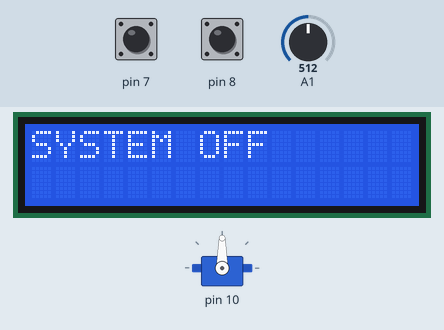
Bench run of a program on a simulated Arduino Uno, built with avr-gcc and run on an emulated ATmega328P. On the bench: 16×2 character LCD, servo. The inputs (shaded band) are chosen by the test bench; at power-on: pin 7 HIGH, pin 8 HIGH, A1 = 512. What the program prints to the serial monitor is not drawn.

Above: at 0.1 s.
At 2.2 s:
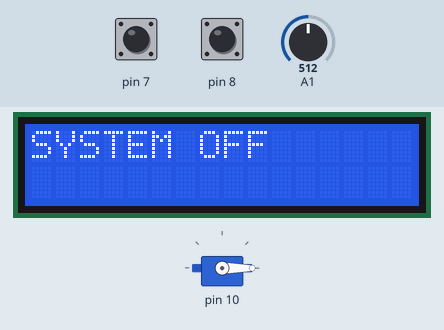
2.3 s: pin 7 pulled LOW for 0.15 s
At 3.7 s:
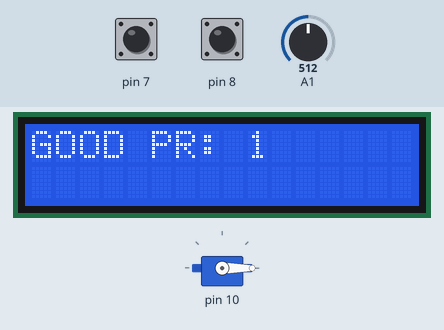
Timing chart, 0 to 5.3 s (numbered marks = the images above; inputs shaded):
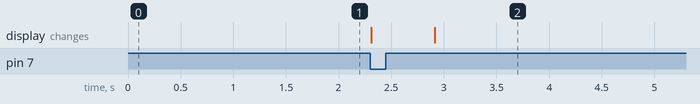

The program:

main.cpp
```cpp
#include "../src/Servo/ServoConfig.h"
#include "Sensor/SensorConfig.h"
#include <Arduino.h>
#include <LiquidCrystal_I2C.h>
#include "Button/Btn.h"

using namespace ServoConfiguration;
using namespace Sensor;
using namespace Button;

constexpr int BAUD_RATE = 9600;
bool isTurnOn = false;
int goodProductCount = 0;

ServoConfig servoAc(10, 0, 90, 500); // Servo 1 trên chân 10
SensorConfig sensorHeight(A0, TYPE_HEIGHT, 600);        // Cảm biến chiều cao trên chân A0
SensorConfig sensorStart(A1, TYPE_START, 600);          // Cảm biến bắt đầu trên chân A1
Btn buttonStart(7, TURN_ON);                                // Nút khởi động trên chân 7
LiquidCrystal_I2C lcd(0x27, 16, 2);         // Khởi tạo LCD với địa chỉ 0x27 và kích thước 16x2
Btn buttonStop(8, TURN_OFF);                                // Nút dừng trên chân 8

void lcdInit();
void systemProcess(); // Quá trình chính của hệ thống

void setup() {
    Serial.begin(BAUD_RATE);
    Serial.println("Starting servo test");
    lcdInit();        // Khởi tạo LCD
    Serial.println("LCD initialized");
    servoAc.init();  // Khởi tạo servo
}

void loop() {
    // Xử lý nút Start
    if (digitalRead(buttonStart.getPin()) == LOW) {
        if (!isTurnOn) {
            isTurnOn = true;
            lcd.clear();
            lcd.print("GOOD PR: ");
            lcd.print(goodProductCount);
            delay(500); // Chống dội phím
        }
    }

    // Xử lý nút Stop
    if (digitalRead(buttonStop.getPin()) == LOW) {
        if (isTurnOn) {
            isTurnOn = false;
            lcd.clear();
            lcd.print("SYSTEM OFF");
            delay(500); // Chống dội phím
        }
    }

    // Logic hệ thống khi đang bật
    if (isTurnOn) {
        int valStart = sensorStart.getValue();
        int threshStart = sensorStart.getThreshold();

        // Nếu cảm biến Start phát hiện vật (giá trị < ngưỡng)
        if (valStart < threshStart) {
            // Đợi một chút để vật đi vào vị trí ổn định (tùy chỉnh thời gian này)
            delay(100);

            int valHeight = sensorHeight.getValue();
            int threshHeight = sensorHeight.getThreshold();

            // Kiểm tra cảm biến chiều cao
            if (valHeight < threshHeight) {
                // Cả 2 đều < ngưỡng -> Đạt yêu cầu
                goodProductCount++;
                lcd.setCursor(9, 0); // Vị trí sau "GOOD PR: "
                lcd.print(goodProductCount);
            } else {
                // Chỉ Start < ngưỡng, Height >= ngưỡng -> Không đạt -> Gạt
                servoAc.goPush();
                servoAc.goIdle();
            }

            // Chờ vật đi qua hết cảm biến Start để tránh đếm lặp lại
            while (sensorStart.getValue() < threshStart) {
                delay(10);
            }
        }
    }
}

/**
 * Khởi tạo LCD
 */
void lcdInit() {
    lcd.init();      // Khởi tạo LCD
    lcd.backlight(); // Bật đèn nền LCD
    lcd.setCursor(0, 0);
    lcd.print("SYSTEM OFF");
}

/**
 * Quá trình chính của hệ thống
 */
void systemProcess() {
    if (sensorHeight.getValue() != -1 || sensorStart.getValue() != -1) {
        Serial.println("Sensor Height: " + String(sensorHeight.getValue()));
        Serial.println("Sensor Start: " + String(sensorStart.getValue()));
    }
}
```

Btn.cpp
```cpp
//
// Created by ngoc1 on 1/1/2026.
//

#include "Btn.h"

namespace Button {
    /**
     * Constructor
     * @param pin Chân nút bấm
     * @param type Loại nút bấm
     */
    Btn::Btn(int pin, BtnType type) : pin(pin), type(type) {
        pinMode(pin, INPUT_PULLUP);
    }

    /**
     * Lấy chân nút bấm
     * @return Chân nút bấm
     */
    int Btn::getPin()  {
        return pin;
    }

    /**
     * Lấy loại nút bấm
     * @return Loại nút bấm
     */
    BtnType Btn::getType()  {
        return type;
    }

    /**
     * Lấy trạng thái lần trước của nút bấm
     * @return Trạng thái lần trước của nút bấm
     */
    int Btn::getLastState()  {
        return lastState;
    }

    /**
     * Lấy trạng thái hiện tại của nút bấm
     * @return Trạng thái hiện tại của nút bấm
     */
    int Btn::getCurrentState()  {
        return currentState;
    }

    /**
     * Đặt chân nút bấm mới
     * @param newPin Chân nút bấm mới
     */
    void Btn::setPin(int  newPin) {
        pin = newPin;
        pinMode(pin, INPUT_PULLUP);
    }

    /**
     * Đặt loại nút bấm mới
     * @param newType Loại nút bấm mới
     */
    void Btn::setType(BtnType  newType) {
        type = newType;
    }

    /**
     * Đặt trạng thái lần trước của nút bấm mới
     * @param newLastState  Trạng thái lần trước của nút bấm mới
     */
    void Btn::setLastState(int  newLastState) {
        lastState = newLastState;
    }

    /**
     * Đặt trạng thái hiện tại của nút bấm mới
     * @param newCurrentState Trạng thái hiện tại của nút bấm mới
     */
    void Btn::setCurrentState(int  newCurrentState) {
        currentState = newCurrentState;
    }
}
```

Btn.h
```cpp
//
// Created by ngoc1 on 1/1/2026.
//

#ifndef FSZ_ARDUINOUNOR3_BTN_H
#define FSZ_ARDUINOUNOR3_BTN_H
#include <Arduino.h>

namespace Button {
    enum BtnType {
        TURN_OFF = 0,
        TURN_ON = 1,
    };
    class Btn {
        int pin = 0;
        int lastState = HIGH;
        int currentState = HIGH;
        BtnType type = TURN_OFF;
    public:
        Btn(int pin, BtnType type);

        // Getter
        int getPin() ;
        BtnType getType() ;
        int getLastState() ;
        int getCurrentState() ;

        // Setter
        void setPin(int newPin);
        void setType(BtnType newType);
        void setLastState(int newLastState);
        void setCurrentState(int newCurrentState);
    };
}


#endif //FSZ_ARDUINOUNOR3_BTN_H
```

main_2.cpp
```cpp
// #include <Arduino.h>
// #include <Servo.h>
//
// // ==== CẤU HÌNH CHÂN (PINS) ====
// constexpr int PIN_SERVO = 9;
// constexpr int PIN_SENSOR_HEIGHT = A0; // Cảm biến đo chiều cao (Đặt trên cao)
// constexpr int PIN_SENSOR_START = A1; // Cảm biến phát hiện vật (Đặt thấp/Bắt đầu)
// constexpr int BUTTON_START = 5;
//
// // ==== CẤU HÌNH THÔNG SỐ ====
// constexpr int BAUD_RATE = 9600;
//
// // Ngưỡng cảm biến hồng ngoại (Vật cản -> Giá trị thấp)
// // Bạn cần chỉnh biến trở trên cảm biến sao cho:
// // - Không vật: ~900-1000
// // - Có vật: < 100
// constexpr int THRESHOLD = 500;
//
// // Góc Servo
// constexpr int ANGLE_PUSH = 65; // Góc gạt
// constexpr int ANGLE_IDLE = 0; // Góc chờ
//
// // Thời gian vật trôi trên băng tải từ cảm biến Start đến vị trí Servo (ms)
// const unsigned long TIME_TO_TRAVEL = 0; // 2000ms = 2 giây (Ví dụ)
//
// Servo myServo; // Khởi tạo đối tượng Servo
//
// // Trạng thái hệ thống
// bool isTurnOn = false;
// bool isTurnOff = false;
// bool objectDetected = false; // Biến này sử dụng để phát hiện vật thể
// bool isTallObject = false; // Biến này sử dụng để kiểm tra xem vật có đạt yêu cầu về chiều cao hay không?
// unsigned long timeDetection = 0; // Biến này sử dụng để lưu thời gian phát hiện vật
// bool waitingForServo = false; // Biến này sử dụng để chờ thời gian trôi đến khi kích hoạt servo
// bool btnLastState = HIGH; // Luu trang thai truoc cua nut bam
//
// // ==== FUNCTION PROTOTYPES ====
// void initSystem();
//
// bool isSensorBlocked(int pin);
//
// void processSystem();
//
// void setup() {
//     initSystem();
// }
//
// void loop() {
//     int btnCurrentState = digitalRead(BUTTON_START);
//     if (btnCurrentState != btnLastState) {
//         delay(50); // Debounce
//         btnCurrentState = digitalRead(BUTTON_START);
//         if (btnCurrentState != btnLastState) {
//             btnLastState = btnCurrentState;
//             if (btnCurrentState == LOW) {
//                 isTurnOn = !isTurnOn;
//             }
//         }
//     }
//     if (isTurnOn) {
//         processSystem();
//     } else {
//         Serial.println("--- SYSTEM OFF ---");
//         delay(1000); // Giảm tần số in khi tắt hệ thống
//     }
// }
//
// void initSystem() {
//     Serial.begin(BAUD_RATE);
//     pinMode(PIN_SENSOR_HEIGHT, INPUT);
//     pinMode(PIN_SENSOR_START, INPUT);
//
//     pinMode(BUTTON_START, INPUT_PULLUP);
//
//     myServo.attach(PIN_SERVO);
//     myServo.write(ANGLE_IDLE);
//
//     Serial.println("--- SYSTEM READY (2 SENSORS MODE) ---");
//     Serial.println("Waiting for product...");
// }
//
// bool isSensorBlocked(const int pin) {
//     const int val = analogRead(pin);
//     return (val < THRESHOLD);
// }
//
// void processSystem() {
//     const unsigned long currentMillis = millis();
//
//     if (!waitingForServo) {
//         if (isSensorBlocked(PIN_SENSOR_START)) {
//             Serial.println("[DETECTED] Product detected!");
//
//             // Ngay khi phát hiện vật, kiểm tra ngay chiều cao
//             delay(100); // Chờ 0.1s để vật đi vào ổn định hẳn dưới cảm biến
//
//             if (isSensorBlocked(PIN_SENSOR_HEIGHT)) {
//                 Serial.println("[ITEMS] :  GOOD!\n");
//                 isTallObject = true;
//             } else {
//                 Serial.println("[ITEMS] :  BAD!\n");
//                 isTallObject = false;
//             }
//
//             // Lưu thời gian bắt đầu và chuyển sang trạng thái chờ trôi
//             timeDetection = currentMillis;
//             waitingForServo = true;
//
//             // Chờ cho vật đi qua hẳn cảm biến Start để tránh check lặp lại liên tục
//             // (Đoạn này tạm dừng code 1 chút cho vật trôi qua khỏi mắt đọc)
//             delay(1000);
//         }
//     }
//
//     // --- GIAI ĐOẠN 2: VẬN CHUYỂN VÀ XỬ LÝ SERVO ---
//     if (waitingForServo) {
//         // Tính thời gian vật trôi trên băng tải
//         if (currentMillis - timeDetection >= TIME_TO_TRAVEL) {
//             // Nếu là vật CAO -> Gạt
//             if (isTallObject) {
//                 Serial.println("[ACTION] - ");
//                 myServo.write(ANGLE_PUSH);
//                 delay(200); // Thời gian gạt
//                 myServo.write(ANGLE_IDLE); // Thu về
//             } else {
//                 Serial.println("[PASS]");
//             }
//
//             // Reset trạng thái, sẵn sàng đón vật mới
//             waitingForServo = false;
//             Serial.println(">> [DONE]");
//         }
//     }
// }
```

SensorConfig.cpp
```cpp
//
// Created by ngoc1 on 1/1/2026.
//

#include "SensorConfig.h"
#include <Arduino.h>

namespace Sensor {
    /**
     * Khởi tạo cấu hình cảm biến
     * @param pin Chân cảm biến
     * @param type Loại cảm biến
     * @param threshold Ngưỡng cảm biến
     */
    SensorConfig::SensorConfig(int  pin, SensorType  type, int  threshold)
        : pin(pin), type(type), threshold(threshold) {
        pinMode(pin, INPUT);
    }

    /**
     * Khởi tạo cấu hình cảm biến
     * @param pin Chân cảm biến
     * @param type Loại cảm biến
     */
    SensorConfig::SensorConfig(int  pin, SensorType  type) : pin(pin), type(type) {
        pinMode(pin, INPUT);
    }

    /**
     * Kiểm tra cảm biến có được phát hiện hay không
     * @return true nếu cảm biến được phát hiện, false nếu không được phát hiện
     */
    bool SensorConfig::isDetected()  {
        int  val = getValue();
        if (val < threshold) return false;
        return true;
    }

    /**
     * Lấy loại cảm biến
     * @return Loại cảm biến
     */
    SensorType SensorConfig::getType()  {
        return type;
    }

    /**
        * Lấy chân cảm biến
     * @return Chân cảm biến
     */
    int SensorConfig::getPin()  {
        return pin;
    }

    /**
     * Lấy giá trị cảm biến
     * @return Giá trị cảm biến, -1 nếu không hợp lệ
     */
    int SensorConfig::getValue()  {
        int  val = analogRead(pin);
        return isValueValid(val) ? val : -1;
    }

    /**
     * Thiết lập chân cảm biến
     * @param newPin Chân cảm biến mới
     */
    void SensorConfig::setPin(int  newPin) {
        pin = newPin;
        pinMode(pin, INPUT);
    }

    /**
     * Thiết lập loại cảm biến
     * @param newType Loại cảm biến mới
     */
    void SensorConfig::setType(SensorType newType) {
        type = newType;
    }

    /**
     * Lấy ngưỡng cảm biến
     * @return Ngưỡng cảm biến
     */
    int SensorConfig::getThreshold()  {
        return threshold;
    }

    /**
     * Kiểm tra giá trị hợp lệ
     * @param value Giá trị cần kiểm tra
     * @return true nếu giá trị hợp lệ, false nếu không hợp lệ
     */
    bool SensorConfig::isValueValid(int  value)  {
        return (value >= 0 && value <= 1023);
    }
} // namespace Sensor
```

SensorConfig.h
```cpp
//
// Created by ngoc1 on 1/1/2026.
//

#ifndef FSZ_ARDUINOUNOR3_SENSORCONFIG_H
#define FSZ_ARDUINOUNOR3_SENSORCONFIG_H

namespace Sensor {
    /**
     * Loại cảm biến
     */
    enum SensorType {
        TYPE_HEIGHT = 0,
        TYPE_START = 1,
    };

    class SensorConfig {
        int pin = 0;
        SensorType type = TYPE_HEIGHT;
        int threshold = 500; // Ngưỡng mặc định
        bool detected = false;

    public:
        // Constructor
        SensorConfig(int pin, SensorType type, int threshold);

        // Hàm tạo không tham số ngưỡng
        SensorConfig(int pin, SensorType type);

        // Getter: Lấy chân cảm biến (Inline - tốt cho hiệu năng)
        int getPin() ;

        // Getter: Lấy loại cảm biến (Inline)
        SensorType getType() ;

        // Lấy giá trị cảm biến
        int getValue() ;

        // Lấy ngưỡng cảm biến
        int getThreshold() ;

        // Setter
        void setPin(int newPin);

        // Đặt loại cảm biến
        void setType(SensorType newType);

        // Kiểm tra cảm biến có được phát hiện hay không
        bool isDetected() ;

        // Kiểm tra giá trị có hợp lệ khôngs
        bool isValueValid(int value) ;
    };
} // namespace Sensor

#endif //FSZ_ARDUINOUNOR3_SENSORCONFIG_H
```

ServoConfig.cpp
```cpp
//
// Created by ngoc1 on 1/1/2026.
//

#include "ServoConfig.h"
#include <Servo.h>
#include <Arduino.h>

namespace ServoConfiguration {
    /**
     * Khởi tạo cấu hình servo
     * @param pin Chân điều khiển servo
     * @param angleIdle Góc chờ của servo
     * @param anglePush Góc gạt bỏ vật thể không đạt
     * @param delayTime Thời gian delay khi servo hoạt động
     * @brief Khởi tạo cấu hình servo và đặt servo khởi động servo (Test servo) và đưa về góc chờ
     * @return void
     */
    ServoConfig::ServoConfig(int const pin, int const angleIdle, int const anglePush, unsigned long const delayTime)
        : pin(pin), angleIdle(angleIdle), anglePush(anglePush), delayTime(delayTime) {
        // servo.attach(pin); // Gắn servo vào chân điều khiển - REMOVED: Should be in init()
    }

    /**
     * Hàm lấy chân điều khiển servo
     * @return int Chân điều khiển servo
     */
    int ServoConfig::getPin()  {
        return pin;
    }

    /**
     * Hàm khởi tạo servo, đưa servo về góc chờ
     */
    void ServoConfig::init() {
        servo.attach(pin);          // Gắn chân servo
        goPush();                  // Test servo
        goIdle();                  // Đưa về góc chờ
    }

    /**
     * Hàm lấy góc ban đầu của servo (khi không có vật thể hoặc vật thể đạt)
     * @return int Góc ban đầu của servo
     */
    int ServoConfig::getAngleIdle()  {
        return angleIdle;
    }

    /**
     * Hàm lấy góc để loại bỏ vật thể không đạt
     * @return int Góc để loại bỏ vật thể không đạt
     */
    int ServoConfig::getAnglePush()  {
        return anglePush;
    }

    /**
     * Hàm lấy thời gian delay khi servo hoạt động
     * @return int Thời gian delay khi servo hoạt động
     */
    unsigned long ServoConfig::getDelayTime()  {
        return delayTime;
    }

    /**
     * Hàm lấy góc hiện tại của servo
     * @return int Góc hiện tại của servo
     */
    void ServoConfig::setPin(int const newPin) {
        pin = newPin;
        servo.attach(pin);
    }

    /**
     * Hàm đặt góc ban đầu của servo
     * @param newAngleIdle Góc ban đầu của servo
     */
    void ServoConfig::setAngleIdle(int  newAngleIdle) {
        angleIdle = newAngleIdle;
    }

    /**
     * Hàm đặt góc để loại bỏ vật thể không đạt
     * @param newAnglePush Góc để loại bỏ vật thể không đạt
     */
    void ServoConfig::setAnglePush(int newAnglePush) {
        anglePush = newAnglePush;
    }

    /**
     * Hàm di chuyển servo về góc ban đầu
     */
    void ServoConfig::goIdle() {
        servo.write(angleIdle);
        delay(delayTime); // Chờ servo di chuyển
    }

    /**
     * Hàm di chuyển servo đến góc gạt vật thể
     */
    void ServoConfig::goPush() {
        servo.write(anglePush);
        delay(delayTime); // Chờ servo di chuyển
    }

    /**
     * Hàm đặt thời gian delay khi servo hoạt động
     * Khi được gọi, hàm sẽ tạm dừng thực thi trong khoảng thời gian đã định trước khi tiếp tục thực thi các lệnh tiếp theo.
     */
    void ServoConfig::delayAction() {
        unsigned long currentTime = millis();
        while (millis() - currentTime < delayTime) {
            // Chờ đợi
        }
    }

    /**
     * Hàm đặt thời gian delay khi servo hoạt động
     * @param newDelayTime Thời gian delay khi servo hoạt động
     */
    void ServoConfig::setDelayTime(unsigned long const newDelayTime) {
        delayTime = newDelayTime;
    }
}
```

ServoConfig.h
```cpp
//
// Created by ngoc1 on 1/1/2026.
//

#ifndef FSZ_ARDUINOUNOR3_SERVOCONFIG_H
#define FSZ_ARDUINOUNOR3_SERVOCONFIG_H
#include <Servo.h>

namespace ServoConfiguration {
    class ServoConfig {
        int pin = 0;         // Chân điều khiển servo
        int angleIdle = 0;   // Góc ban đầu của servo
        int anglePush = 0;   // Góc để loại bỏ vật thể không đạt
        Servo servo;         // Đối tượng servo điều khiển thực tế
        unsigned long delayTime = 200; // Thời gian delay khi servo hoạt động
    public:
        ServoConfig(int pin, int angleIdle, int anglePush, unsigned long delayTime = 200);

        void init();

        // Getters
        int getPin() ;

        int getAngleIdle() ;

        int getAnglePush() ;

        unsigned long getDelayTime() ;

        // Setters
        void setPin(int newPin);

        void setDelayTime(unsigned long newDelayTime);

        void setAngleIdle(int newAngleIdle);

        void setAnglePush(int newAnglePush);

        void goIdle();

        void delayAction();

        void goPush();
    };
}

#endif // FSZ_ARDUINOUNOR3_SERVOCONFIG_H
```

Measured:
- after the input at 2.3 s, the display: first changes at once (image 2 shows a later state)
